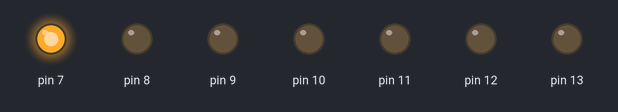
The sketch below on a simulated Arduino Uno, built with avr-gcc and run on an emulated ATmega328P. On the bench: output pins drawn as LEDs (lit = HIGH).

Above: at 0.12 s.
At 0.62 s:
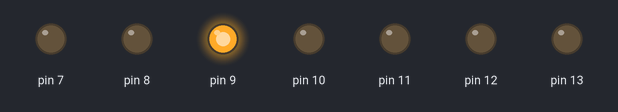
At 1.12 s:
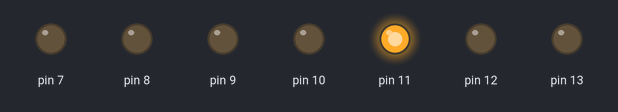
At 1.62 s:
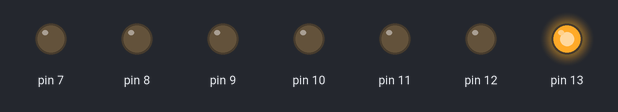
At 2.5 s:
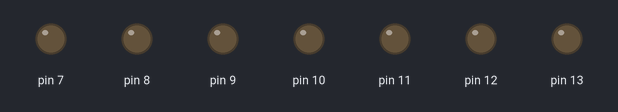
At 3.5 s:
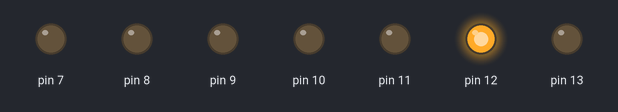
Timing chart, 0 to 40.0 s (numbered marks = the images above):
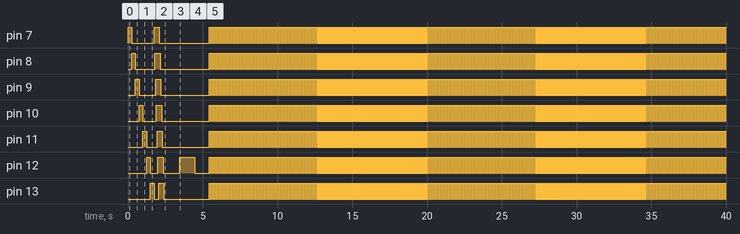

The sketch:

LEDStrip.ino
```cpp
#include <Wire.h>
#include <SPI.h>

#include <Gadgeteering.h>

#include <Mainboards/FEZMedusaMini.h>
#include <Modules/LEDStrip.h>

using namespace gadgeteering;
using namespace gadgeteering::mainboards;
using namespace gadgeteering::modules;

void loop()
{

}

void setup()
{
	Serial.begin(9600);

	fez_medusa_mini board;
	led_strip led(1);

	led.animate(250, true, true, false);

	led.turn_all_off();

	for (int i = 0; i < 7; i++)
	{
		led.turn_on_led(i);
		system::sleep(50);
	}

	for (int i = 0; i < 7; i++)
	{
		led.turn_off_led(i);
		system::sleep(50);
	}

	system::sleep(1000);
	led.set(5, true);
	system::sleep(1000);
	led.set(5, false);
	system::sleep(1000);

	bool next = false;
	while (true)
	{
		next ? led.turn_all_off() : led.turn_all_on();
		next = !next;
		system::sleep(50);
	}

	return;
}
```

Measured:
- by itself, pin 7: goes HIGH 0.25 s, LOW 1.5 s, HIGH 0.35 s, LOW 3.4 s, 345 × (HIGH 0.05 s, LOW 0.05 s), then HIGH
- by itself, pin 8: goes HIGH 0.25 s, LOW 1.3 s, HIGH 0.35 s, LOW 3.3 s, 345 × (HIGH 0.05 s, LOW 0.05 s), then HIGH
- by itself, pin 9: goes HIGH 0.25 s, LOW 1.1 s, HIGH 0.35 s, LOW 3.3 s, 345 × (HIGH 0.05 s, LOW 0.05 s), then HIGH
- by itself, pin 10: goes HIGH 0.25 s, LOW 0.90 s, HIGH 0.35 s, LOW 3.2 s, 345 × (HIGH 0.05 s, LOW 0.05 s), then HIGH
- by itself, pin 11: goes HIGH 0.25 s, LOW 0.70 s, HIGH 0.35 s, LOW 3.2 s, 345 × (HIGH 0.05 s, LOW 0.05 s), then HIGH
- by itself, pin 12: LOW → HIGH at 1.3 s, → LOW 0.25 s later, → HIGH 0.50 s later, → LOW 0.35 s later, … (697 changes in this stretch)
- by itself, pin 13: goes HIGH 0.25 s, LOW 0.30 s, HIGH 0.35 s, LOW 3.1 s, 345 × (HIGH 0.05 s, LOW 0.05 s), then HIGH
